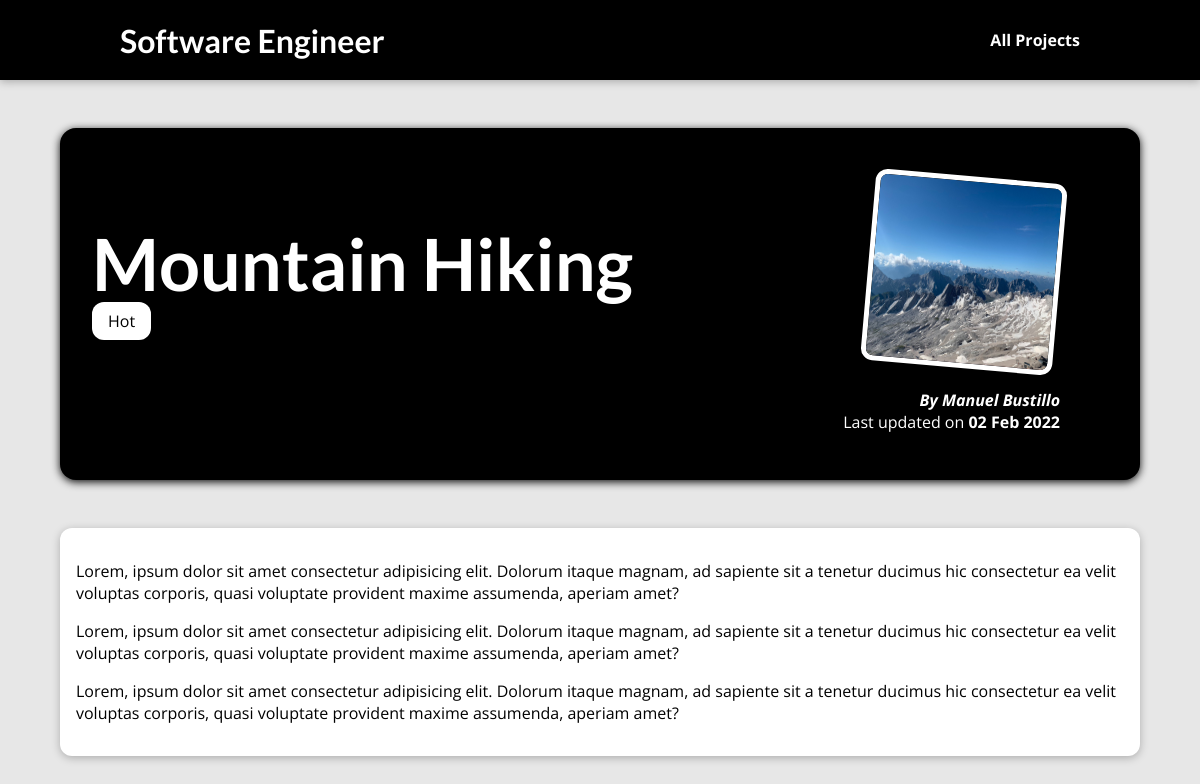
The page /posts/hike-in-the-mountains on the database its author committed.
### blog/models.py (models this page shows, shortened)
class Post(models.Model):
    title=models.CharField(max_length=150)
    excerpt=models.CharField(max_length=500)
    image_name=models.CharField(max_length=100)
    date=models.DateField(auto_now=True)
    slug=models.SlugField(unique=True, db_index=True)
    content=models.TextField(validators=[MinLengthValidator(10)])
    author=models.ForeignKey(Author, on_delete=models.SET_NULL,null=True, related_name="posts")
    tags=models.ManyToManyField(Tag)

class Tag(models.Model):
    caption=models.CharField(max_length=20)

class Author(models.Model):
    first_name=models.CharField(max_length=100)
    last_name=models.CharField(max_length=100)
    email_address=models.EmailField()
    def __str__(self):
        return f"{self.first_name} {self.last_name}"

### blog/views.py (the view)
# urls.py: path("posts/<slug:slug>", views.post_detail, name="post-detail-page")
def post_detail(request, slug):
    identified_post=get_object_or_404(Post, slug=slug)
    return render(request, "blog/post-detail.html", {
    "post": identified_post,
    "post_tags":identified_post.tags.all()
    })

### blog/templates/blog/post-detail.html (shortened to what this page needs)
{% extends "base.html" %}
{% load static %}
{% block css_files %}
<link rel="stylesheet" href="{% static 'blog/post-detail.css' %}" />
{% endblock %}
{% block content %}
<section id="summary">
  <h2>{{ post.title }}</h2>
  <div>
    {% for tag in post_tags %}
      <span class="tag">{{ tag.caption }}</span>
    {% endfor %}
  </div>
  <article>
    <img src="{% static 'blog/images/'|add:post.image_name %}" alt="{{ post.title }}" />
    <address>By <a href="mailto:{{ post.author.email_address }}">{{ post.author }}</a></address>
    <div>Last updated on <time>{{ post.date|date:"d M Y" }}</time></div>
  </article>
</section>
<main>
  {{ post.content|linebreaks }}
</main>
{% endblock %}

### static/app.css (style rules this page uses)
* { box-sizing: border-box; }
html { font-family: 'Open Sans', 'Lato', sans-serif; }
body { margin: 0; }
h1, h2, h3 { font-family: 'Lato', sans-serif; font-weight: bold; }

### blog/static/blog/post-detail.css (style rules this page uses)
body { background-color: #e7e7e7; }
#summary { margin: 8rem auto 3rem auto; padding: 2rem; width: 90%; max-width: 90rem; border-radius: 16px; background-color: #000000; position: relative; box-shadow: 0 2px 8px rgba(0, 0, 0, 0.962); height: 22rem; }
#summary h2 { color: white; font-size: 4.5rem; margin-bottom: 0.25rem; }
#summary article { position: absolute; top: 2rem; right: 3rem; padding: 1rem 2rem; border-radius: 12px; text-align: right; color: white; }
#summary article img { width: 12rem; height: 12rem; border-radius: 12px; transform: rotateZ(5deg); border: 5px solid white; margin-bottom: 1rem; }
#summary address { font-weight: bold; }
#summary a { color: white; text-decoration:none; }
#summary time { font-weight: bold; }
main { width: 90%; max-width: 90rem; margin: 3rem auto; background-color: white; padding: 1rem; border-radius: 12px; box-shadow: 0 2px 8px rgba(0, 0, 0, 0.25); }
.tag { background-color: white; color: #000000; padding: 0.5rem 1rem; border-radius: 12px; }

### rows shown on the page
Post: title "Mountain Hiking", image_name (picture), author "Manuel Bustillo", date "02 Feb 2022", content "Lorem, ipsum dolor sit amet consectetur adipisicing elit. Dolorum itaque magnam, ad sapiente sit a tenetur ducimus hic consectetur ea velit voluptas corporis, quasi voluptate provident maxime assumenda, aperiam amet? Lorem, ipsum dolor sit amet consectetur adipisicing elit. Dolorum itaque magnam, ad sapiente sit a tenetur ducimus hic consectetur ea velit voluptas corporis, quasi voluptate provident maxime assumenda, aperiam amet? Lorem, ipsum dolor sit amet consectetur adipisicing elit. Dolorum itaque magnam, ad sapiente sit a tenetur ducimus hic consectetur ea velit voluptas corporis, quasi voluptate provident maxime assumenda, aperiam amet?"
Tag: caption "Hot"
